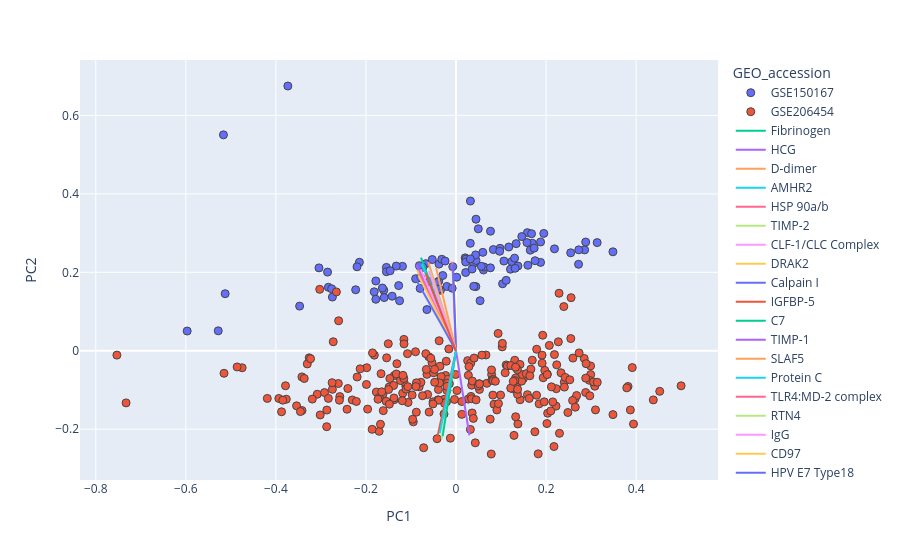

Notebook code cell kept with this figure:
### Code cell
fig = visualisation.pca_biplot(W, scores, corrected_second_trimester, topN = 20, XPC = 'PC1', YPC = 'PC2')
fig.show()

### Figure 1 — Plotly figure (JSON) as saved in the notebook; plotly's stock layout.template omitted (floating-point values rounded to 4 significant figures; data arrays with more than 128 entries replaced by an {"elided": "..."} marker saying what was removed)
{"data": [{"hovertemplate": "GEO_accession=GSE150167<br>PC1=%{x}<br>PC2=%{y}<extra></extra>", "legendgroup": "GSE150167", "marker": {"color": "#636efa", "line": {"width": 1}, "size": 8, "symbol": "circle"}, "mode": "markers", "name": "GSE150167", "orientation": "v", "showlegend": true, "type": "scatter", "x": [0.08288, 0.02032, -0.1604, 0.06098, -0.03826, 0.1596, 0.3134, -0.1636, 0.02189, 0.2546, 0.1585, -0.06463, 0.1694, 0.04403, 0.1461, -0.2835, 0.04949, -0.03773, -0.06716, 0.06219, -0.2146, 0.1336, 0.2721, 0.09781, -0.08967, -0.2853, 0.03906, 0.05615, -0.05973, -0.1546, -0.007237, 0.07658, -0.02039, -0.03455, 0.1172, 0.1878, 0.1878, 0.03937, -0.07858, 0.2856, 0.04436, 0.001422, 0.03171, 0.1238, 0.05341, 0.0214, -0.1189, 0.2726, -0.1595, -0.1274, -0.3473, -0.07346, 0.1034, 0.03199, 0.1063, 0.1114, 0.04434, 0.05956, 0.3484, -0.04195, -0.5165, -0.03161, 0.1209, -0.2228, -0.02428, -0.1817, 0.1375, -0.2762, 0.09698, 0.02148, -0.008497, -0.07856, -0.1781, 0.1576, 0.07642, 0.13, 0.2187, 0.1313, 0.288, 0.1678, 0.1949, 0.04349, -0.1545, -0.03855, -0.3734, -0.2198, -0.07965, 0.1649, -0.08135, -0.1781, -0.05273, -0.1327, -0.2745, -0.1418, -0.1464, -0.5127, -0.3043, -0.5281, 0.03563, 0.03173, -0.1254, -0.597, 0.1755, -0.02948, 0.1736], "xaxis": "x", "y": [0.258, 0.2368, 0.1543, 0.206, 0.1775, 0.218, 0.2758, 0.16, 0.2335, 0.2497, 0.3011, 0.105, 0.2741, 0.1636, 0.2911, 0.1619, 0.3109, 0.221, 0.2221, 0.2135, 0.2256, 0.2731, 0.2205, 0.2611, 0.1837, 0.2006, 0.2225, 0.2154, 0.1763, 0.2126, 0.2145, 0.3048, 0.1639, 0.1544, 0.2645, 0.2253, 0.2774, 0.1644, 0.2121, 0.2572, 0.2303, 0.1876, 0.274, 0.2273, 0.1277, 0.1995, 0.2153, 0.2573, 0.1357, 0.1661, 0.1139, 0.2128, 0.1708, 0.3817, 0.2287, 0.1795, 0.3354, 0.2509, 0.2523, 0.1743, 0.5505, 0.2332, 0.2079, 0.1555, 0.2287, 0.1503, 0.2161, 0.1581, 0.2537, 0.2262, 0.1595, 0.1861, 0.1313, 0.2759, 0.2114, 0.2362, 0.2598, 0.2102, 0.2772, 0.2984, 0.2992, 0.2445, 0.2015, 0.1571, 0.675, 0.2141, 0.159, 0.2565, 0.2169, 0.178, 0.2326, 0.216, 0.1369, 0.1392, 0.204, 0.1455, 0.2113, 0.05083, 0.2083, 0.2341, 0.1276, 0.05031, 0.2297, 0.1919, 0.2617], "yaxis": "y"}, {"hovertemplate": "GEO_accession=GSE206454<br>PC1=%{x}<br>PC2=%{y}<extra></extra>", "legendgroup": "GSE206454", "marker": {"color": "#EF553B", "line": {"width": 1}, "size": 8, "symbol": "circle"}, "mode": "markers", "name": "GSE206454", "orientation": "v", "showlegend": true, "type": "scatter", "x": {"elided": "267 float values"}, "xaxis": "x", "y": {"elided": "267 float values"}, "yaxis": "y"}, {"mode": "lines", "name": "Fibrinogen", "type": "scatter", "x": [0, -0.07788], "y": [0, 0.2374]}, {"mode": "lines", "name": "HCG", "type": "scatter", "x": [0, -0.0882], "y": [0, 0.2192]}, {"mode": "lines", "name": "D-dimer", "type": "scatter", "x": [0, -0.06155], "y": [0, 0.2259]}, {"mode": "lines", "name": "AMHR2", "type": "scatter", "x": [0, -0.07587], "y": [0, 0.2208]}, {"mode": "lines", "name": "HSP 90a/b", "type": "scatter", "x": [0, -0.008175], "y": [0, 0.227]}, {"mode": "lines", "name": "TIMP-2", "type": "scatter", "x": [0, -0.03204], "y": [0, -0.2243]}, {"mode": "lines", "name": "CLF-1/CLC Complex", "type": "scatter", "x": [0, -0.07877], "y": [0, 0.2076]}, {"mode": "lines", "name": "DRAK2", "type": "scatter", "x": [0, -0.08615], "y": [0, 0.2046]}, {"mode": "lines", "name": "Calpain I", "type": "scatter", "x": [0, -0.006726], "y": [0, 0.2203]}, {"mode": "lines", "name": "IGFBP-5", "type": "scatter", "x": [0, -0.04053], "y": [0, -0.2162]}, {"mode": "lines", "name": "C7", "type": "scatter", "x": [0, -0.02968], "y": [0, -0.2175]}, {"mode": "lines", "name": "TIMP-1", "type": "scatter", "x": [0, 0.02972], "y": [0, -0.2157]}, {"mode": "lines", "name": "SLAF5", "type": "scatter", "x": [0, -0.04427], "y": [0, 0.2115]}, {"mode": "lines", "name": "Protein C", "type": "scatter", "x": [0, -0.03605], "y": [0, -0.2101]}, {"mode": "lines", "name": "TLR4:MD-2 complex", "type": "scatter", "x": [0, -0.08195], "y": [0, 0.1966]}, {"mode": "lines", "name": "RTN4", "type": "scatter", "x": [0, -0.05874], "y": [0, 0.2043]}, {"mode": "lines", "name": "IgG", "type": "scatter", "x": [0, -0.06012], "y": [0, 0.2032]}, {"mode": "lines", "name": "CD97", "type": "scatter", "x": [0, -0.08352], "y": [0, 0.1922]}, {"mode": "lines", "name": "HPV E7 Type18", "type": "scatter", "x": [0, -0.09176], "y": [0, 0.1881]}, {"mode": "lines", "name": "GP114", "type": "scatter", "x": [0, -0.06761], "y": [0, 0.1979]}], "layout": {"legend": {"title": {"text": "GEO_accession"}, "tracegroupgap": 0}, "margin": {"t": 60}, "xaxis": {"anchor": "y", "domain": [0, 1], "title": {"text": "PC1"}}, "yaxis": {"anchor": "x", "domain": [0, 1], "title": {"text": "PC2"}}}}
